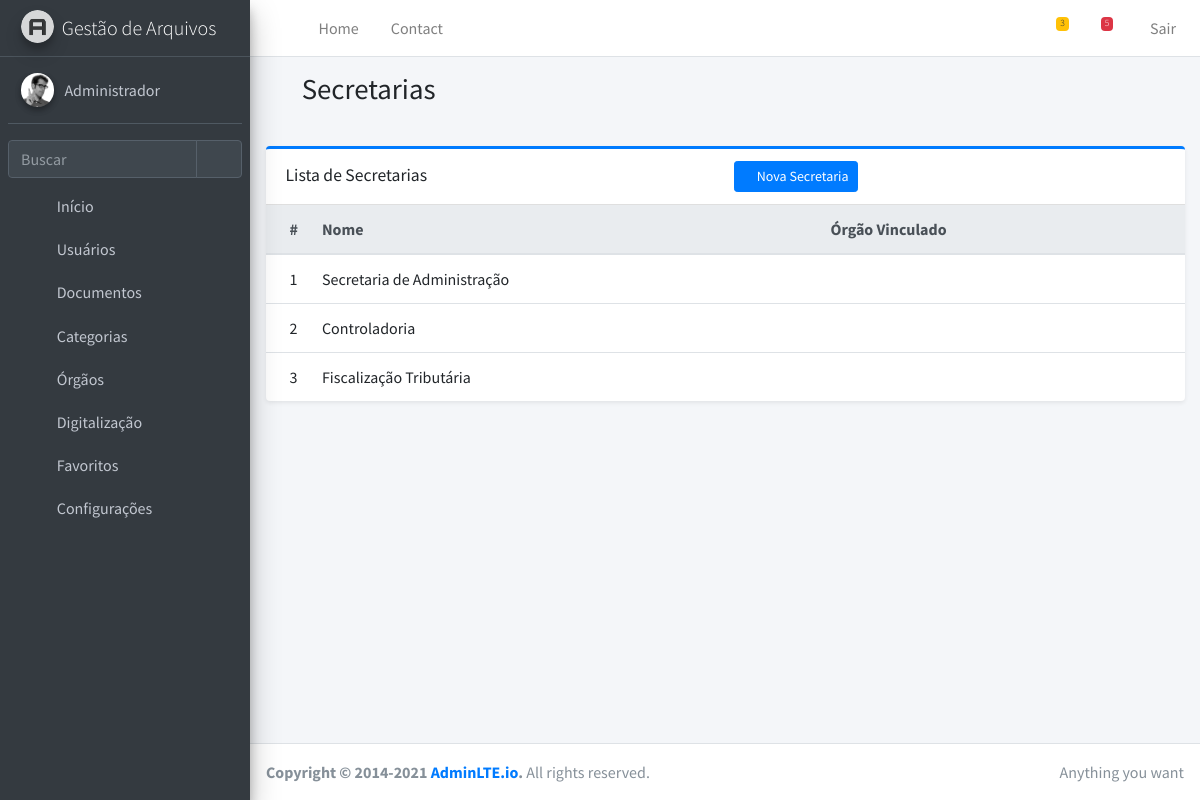
Screenshot of /secretarias/ (signed in) with the database file from the repository.
### webapp/models.py (models this page shows, shortened)
class Secretaria(models.Model):
    departamento = models.ForeignKey(Departamento, on_delete=models.CASCADE, related_name='secretarias')
    nome = models.CharField(max_length=100)
    class Meta:
        ordering = ['departamento__orgao__nome', 'departamento__nome', 'nome']

### webapp/views.py (the view)
# urls.py: path('secretarias/', views.listar_secretarias, name='listar_secretarias'),
def listar_secretarias(request):
    secretarias = Secretaria.objects.select_related('departamento', 'departamento__orgao').all()
    return render(request, 'secretarias/listar.html', {'secretarias': secretarias})

### webapp/context_processors.py (called while the page is built)
def notificacoes_documentos(request):
    if request.user.is_authenticated:
        tramitacoes = Tramitacao.objects.filter(
            destinatario=request.user,
            status='aberto'  # CORRETO conforme seu model
        ).order_by('-data_envio')
        return {'tramitacoes_pendentes': tramitacoes}
    return {}

### templates/secretarias/listar.html
{% extends 'base.html' %}
{% block content %}
<div class="content-header">
  <div class="container-fluid">
    <h1 class="mb-4"><i class="fas fa-university text-primary mr-2"></i> Secretarias</h1>
  </div>
</div>
<div class="content">
  <div class="container-fluid">
    <div class="card card-outline card-primary shadow-sm">
      <div class="card-header d-flex justify-content-between align-items-center">
        <h3 class="card-title mb-0">Lista de Secretarias</h3>
        <a href="{% url 'nova_secretaria' %}" class="btn btn-sm btn-primary">
          <i class="fas fa-plus"></i> Nova Secretaria
        </a>
      </div>
      <div class="card-body p-0">
        <table class="table table-hover mb-0">
          <thead class="thead-light">
            <tr>
              <th style="width: 10px">#</th>
              <th>Nome</th>
              <th>Órgão Vinculado</th>
            </tr>
          </thead>
          <tbody>
            {% for sec in secretarias %}
              <tr>
                <td>{{ forloop.counter }}</td>
                <td>{{ sec.nome }}</td>
                <td>{{ sec.orgao.nome }}</td>
              </tr>
            {% empty %}
              <tr>
                <td colspan="3" class="text-center text-muted">Nenhuma secretaria cadastrada.</td>
              </tr>
            {% endfor %}
          </tbody>
        </table>
      </div>
    </div>
  </div>
</div>
{% endblock %}

### templates/partials/sidebar.html (shortened to what this page needs)
{% load static %}
<aside class="main-sidebar sidebar-dark-primary elevation-4">
  <a href="{% url 'arquivos_index' %}" class="brand-link">
    <img src="{% static 'assets/dist/img/AdminLTELogo.png' %}" alt="Logo" class="brand-image img-circle elevation-3" style="opacity: .8">
    <span class="brand-text font-weight-light">Gestão de Arquivos</span>
  </a>
  <div class="sidebar">
    <div class="user-panel mt-3 pb-3 mb-3 d-flex">
  <div class="image">
    <img src="{% static 'assets/dist/img/user2-160x160.jpg' %}" class="img-circle elevation-2" alt="User Image">
  </div>
  <div class="info">
    <a href="#" class="d-block">{{ request.user.username }}</a>
  </div>
</div>
    <div class="form-inline">
      <div class="input-group" data-widget="sidebar-search">
        <input class="form-control form-control-sidebar" type="search" placeholder="Buscar" aria-label="Buscar">
        <div class="input-group-append">
          <button class="btn btn-sidebar">
            <i class="fas fa-search fa-fw"></i>
          </button>
        </div>
      </div>
    </div>
    <nav class="mt-2">
      <ul class="nav nav-pills nav-sidebar flex-column" data-widget="treeview" role="menu" data-accordion="false">
<li class="nav-item">
  <a href="{% url 'arquivos_index' %}" class="nav-link">
    <i class="nav-icon fas fa-home"></i>
    <p>Início</p>
  </a>
</li>
<li class="nav-item has-treeview">
  <a href="#" class="nav-link">
    <i class="nav-icon fas fa-users"></i>
    <p>Usuários <i class="right fas fa-angle-left"></i></p>
  </a>
</li>
<li class="nav-item has-treeview">
  <a href="#" class="nav-link">
    <i class="nav-icon fas fa-folder-open"></i>
    <p>
      Documentos
      <i class="right fas fa-angle-left"></i>
    </p>
  </a>
</li>
        <li class="nav-item has-treeview">
          <a href="#" class="nav-link">
            <i class="nav-icon fas fa-tags"></i>
            <p>
              Categorias
              <i class="right fas fa-angle-left"></i>
            </p>
          </a>
        </li>
<li class="nav-item has-treeview">
  <a href="#" class="nav-link">
    <i class="nav-icon fas fa-university"></i>
    <p>
      Órgãos
      <i class="right fas fa-angle-left"></i>
    </p>
  </a>
</li>
<li class="nav-item has-treeview">
  <a href="#" class="nav-link">
    <i class="nav-icon fas fa-print"></i>
    <p>
      Digitalização
      <i class="right fas fa-angle-left"></i>
    </p>
  </a>
</li>
<li class="nav-item has-treeview">
  <a href="#" class="nav-link">
    <i class="nav-icon far fa-bookmark"></i>
    <p>
      Favoritos
      <i class="right fas fa-angle-left"></i>
    </p>
  </a>
</li>
        <li class="nav-item">
          <a href="#" class="nav-link disabled">
            <i class="nav-icon fas fa-cog"></i>
            <p>Configurações</p>
          </a>
        </li>
      </ul>
    </nav>
  </div>
</aside>

### rows the page displays
Secretaria: nome "Secretaria de Administração"
Secretaria: nome "Controladoria"
Secretaria: nome "Fiscalização Tributária"

### other values shown
{{ tramitacoes_pendentes|length }} "3"
{{ request.user.username }} "Administrador"
